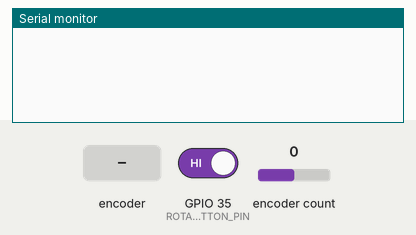
Bench run of a sketch on a simulated ESP32. Shown: the last lines printed to the serial monitor. The test bench sets the inputs (shaded band); at power-on: encoder count 0, GPIO 35 (ROTARY_ENCODER_BUTTON_PIN) HIGH.

Above: at 1.2 s.
1.3 s: encoder count set to 1
At 2.5 s:
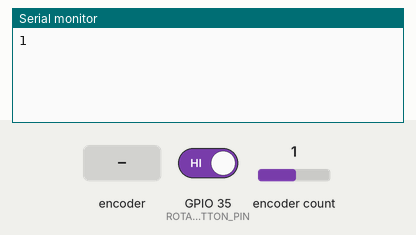
2.8 s: rotary encoder on GPIO 35 (ROTARY_ENCODER_BUTTON_PIN) / GPIO 33 (ROTARY_ENCODER_B_PIN) turned 1 step (first pin leading)
At 4.1 s:
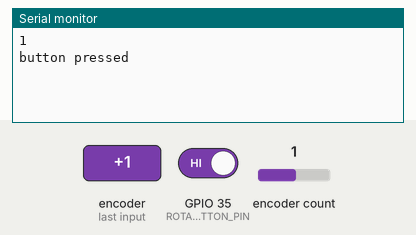
4.5 s: encoder count set to 2
At 5.0 s:
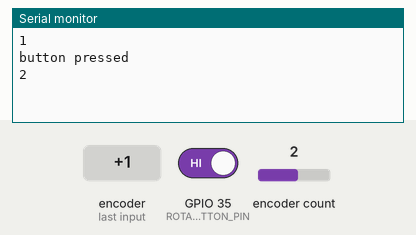

Measured:
- after the input at 1.3 s, the serial monitor: prints a new line at once (image 1)
- after the input at 2.8 s, the serial monitor: prints a new line after 0.05 s (image 2)
- after the input at 4.5 s, the serial monitor: prints a new line at once (image 3)

The sketch:

rotary_encoder_test.ino
```cpp
//  from https://t.ly/G4aEZ

#include "AiEsp32RotaryEncoder.h"

#define ROTARY_ENCODER_A_PIN 32
#define ROTARY_ENCODER_B_PIN 33
#define ROTARY_ENCODER_BUTTON_PIN 35

#define ROTARY_ENCODER_STEPS 4
AiEsp32RotaryEncoder rotaryEncoder = AiEsp32RotaryEncoder(ROTARY_ENCODER_A_PIN, ROTARY_ENCODER_B_PIN, ROTARY_ENCODER_BUTTON_PIN, -1, ROTARY_ENCODER_STEPS);

void IRAM_ATTR readEncoderISR()
{
    rotaryEncoder.readEncoder_ISR();
}

void setup()
{
    pinMode(ROTARY_ENCODER_A_PIN, INPUT_PULLUP);
    pinMode(ROTARY_ENCODER_B_PIN, INPUT_PULLUP);
    pinMode(ROTARY_ENCODER_BUTTON_PIN, INPUT_PULLUP);

    Serial.begin(9600);
    rotaryEncoder.areEncoderPinsPulldownforEsp32=false;
    rotaryEncoder.begin();
    rotaryEncoder.setup(readEncoderISR);
    rotaryEncoder.setBoundaries(0, 1000, false); //minValue, maxValue, circleValues true|false (when max go to min and vice versa)
    rotaryEncoder.setAcceleration(250);
}

void loop()
{
    if (rotaryEncoder.encoderChanged())
    {
        Serial.println(rotaryEncoder.readEncoder());
    }
    if (rotaryEncoder.isEncoderButtonClicked())
    {
        Serial.println("button pressed");
    }
}
```
